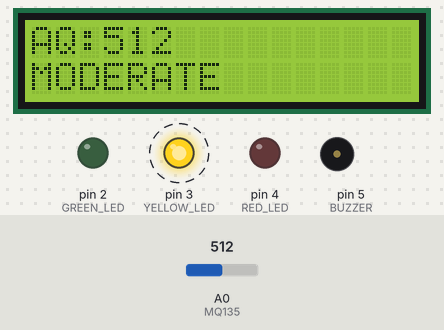
A sketch run on a simulated Arduino Uno, built with avr-gcc and run on an emulated ATmega328P. Shown: 16×2 character LCD, output pins drawn as LEDs (lit = HIGH), buzzer (waves = sounding, pin HIGH). Dashed ring = blinking. The inputs (shaded band) are chosen by the test bench; at power-on: A0 (MQ135) = 512.

Above: at 3.2 s.
3.3 s: A0 (MQ135) set to 591
At 4.7 s:
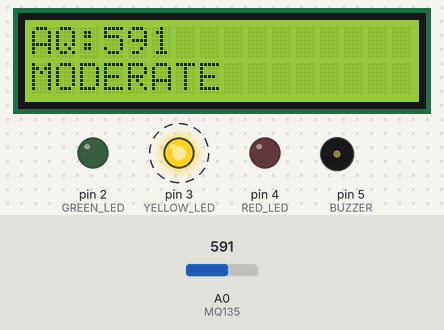
5.1 s: A0 (MQ135) set to 613
At 6.3 s:
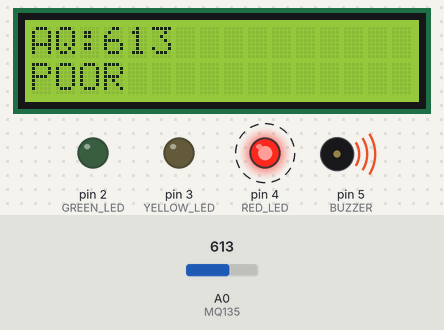
6.6 s: A0 (MQ135) set to 290
At 8.0 s:
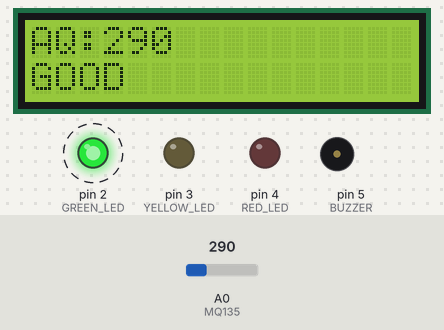
Timing chart, 0 to 14.2 s (numbered marks = the images above; inputs shaded):
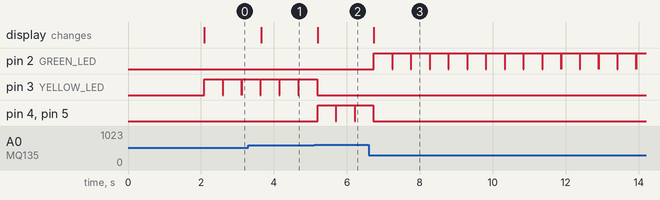

The sketch:

MQ135_Air_Quality_Monitor.ino
```cpp
#include <Wire.h>
#include <LiquidCrystal_I2C.h>

LiquidCrystal_I2C lcd(0x27, 16, 2);

#define MQ135 A0

#define GREEN_LED 2
#define YELLOW_LED 3
#define RED_LED 4

#define BUZZER 5

void setup() {
  lcd.init();
  lcd.backlight();

  pinMode(GREEN_LED, OUTPUT);
  pinMode(YELLOW_LED, OUTPUT);
  pinMode(RED_LED, OUTPUT);
  pinMode(BUZZER, OUTPUT);

  lcd.setCursor(0, 0);
  lcd.print("Air Monitor");
  delay(2000);
  lcd.clear();
}

void loop() {

  int airValue = analogRead(MQ135);

  // Turn OFF everything first
  digitalWrite(GREEN_LED, LOW);
  digitalWrite(YELLOW_LED, LOW);
  digitalWrite(RED_LED, LOW);
  digitalWrite(BUZZER, LOW);

  lcd.clear();

  lcd.setCursor(0, 0);
  lcd.print("AQ:");
  lcd.print(airValue);

  if (airValue < 300) {
    digitalWrite(GREEN_LED, HIGH);

    lcd.setCursor(0, 1);
    lcd.print("GOOD");
  }

  else if (airValue < 600) {
    digitalWrite(YELLOW_LED, HIGH);

    lcd.setCursor(0, 1);
    lcd.print("MODERATE");
  }

  else {
    digitalWrite(RED_LED, HIGH);
    digitalWrite(BUZZER, HIGH);

    lcd.setCursor(0, 1);
    lcd.print("POOR");
  }

  delay(500);
}
```

Measured:
- the behaviour switches between 599 and 600 on A0 (MQ135) (found by bisection; images 1 and 2)
- after the input at 3.3 s, the display: changes after 0.35 s (image 1)
- after the input at 5.1 s, pin 3 (YELLOW_LED): goes on until 5.2 s, then stays LOW; pin 4 (RED_LED), pin 5 (BUZZER): alternates HIGH for 0.50 s and LOW for 0.01 s, starting after 0.09 s; the display: changes after 0.10 s (image 2)
- after the input at 6.6 s, pin 2 (GREEN_LED): alternates HIGH for 0.50 s and LOW for 0.01 s, starting after 0.14 s; pin 4 (RED_LED), pin 5 (BUZZER): goes on until 6.7 s, then stays LOW; the display: changes after 0.14 s (image 3)
- by itself, pin 3 (YELLOW_LED): alternates HIGH for 0.51 s and LOW for 0.01 s
